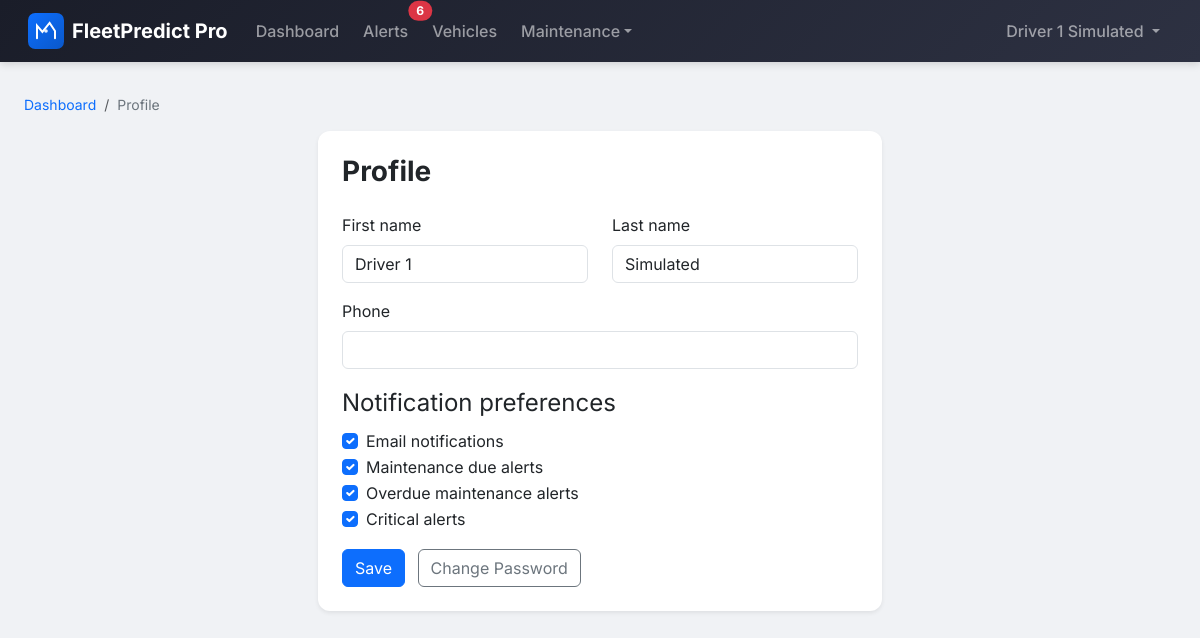
/profile/ (signed in), run on the app's committed database.
### apps/users/models.py (models this page shows, shortened)
class User(AbstractBaseUser, PermissionsMixin):
    class Role(models.TextChoices):
        ADMINISTRATOR = 'administrator', 'Administrator'
        FLEET_MANAGER = 'fleet_manager', 'Fleet Manager'
        MECHANIC = 'mechanic', 'Mechanic'
        DRIVER = 'driver', 'Driver'
    email = models.EmailField(unique=True)
    first_name = models.CharField(max_length=150)
    last_name = models.CharField(max_length=150)
    role = models.CharField(
        max_length=20,
        choices=Role.choices,
        default=Role.DRIVER
    )
    is_active = models.BooleanField(default=True)
    is_staff = models.BooleanField(default=False)
    date_joined = models.DateTimeField(default=timezone.now)
    last_login = models.DateTimeField(null=True, blank=True)
    objects = UserManager()
    USERNAME_FIELD = 'email'
    REQUIRED_FIELDS = ['first_name', 'last_name']
    class Meta:
        verbose_name = 'User'
        verbose_name_plural = 'Users'
        ordering = ['-date_joined']
    def get_full_name(self):
        return f'{self.first_name} {self.last_name}'.strip()
    @property
    def is_driver(self):
        return self.role == self.Role.DRIVER
    def can_manage_vehicles(self):
        return self.role in [self.Role.ADMINISTRATOR, self.Role.FLEET_MANAGER]
    def can_manage_maintenance(self):
        return self.role in [
            self.Role.ADMINISTRATOR,
            self.Role.FLEET_MANAGER,
            self.Role.MECHANIC
        ]
    def can_view_reports(self):
        return self.role in [self.Role.ADMINISTRATOR, self.Role.FLEET_MANAGER]
    def can_manage_platform(self):
        return self.role == self.Role.ADMINISTRATOR

### apps/users/views.py (the view, shortened to what this page needs)
# urls.py: path('profile/', views.ProfileView.as_view(), name='profile'),
class ProfileView(LoginRequiredMixin, UpdateView):
    model = UserProfile
    form_class = ProfileForm
    template_name = 'users/profile.html'
    success_url = reverse_lazy('users:profile')
    def get_object(self, queryset=None):
        profile, _ = UserProfile.objects.get_or_create(user=self.request.user)
        return profile
    def get_form_kwargs(self):
        kwargs = super().get_form_kwargs()
        kwargs['user'] = self.request.user
        return kwargs
    def get_form(self, form_class=None):
        form = super().get_form(form_class)
        form.fields['first_name'].initial = self.request.user.first_name
        form.fields['last_name'].initial = self.request.user.last_name
        return form

### fleetpredict/context_processors.py (called while the page is built)
def alerts_unread_count(request):
    out = {'alerts_unread_count': 0}
    if not getattr(request, 'user', None) or not request.user.is_authenticated:
        return out
    user = request.user
    vehicle_ids = Vehicle.objects.filter(is_deleted=False)
    if user.is_driver:
        vehicle_ids = vehicle_ids.filter(assigned_driver=user)
    vehicle_ids = list(vehicle_ids.values_list('id', flat=True))
    if not vehicle_ids:
        return out
    out['alerts_unread_count'] = VehicleAlert.objects.filter(
        vehicle_id__in=vehicle_ids,
        read_at__isnull=True,
    ).count()
    return out

### templates/users/profile.html (shortened to what this page needs)
{% extends "base.html" %}
{% block breadcrumb %}
<nav aria-label="breadcrumb" class="breadcrumb-fp">
  <ol class="breadcrumb mb-0">
    <li class="breadcrumb-item"><a href="{% url 'dashboard:index' %}">Dashboard</a></li>
    <li class="breadcrumb-item active" aria-current="page">Profile</li>
  </ol>
</nav>
{% endblock %}
{% block content %}
<div class="row justify-content-center">
  <div class="col-12 col-md-8 col-lg-6">
    <div class="card card-fp">
      <div class="card-body p-4">
        <h2 class="page-title mb-4">Profile</h2>
                <form method="post" action="" class="fp-validate">
                    <div class="row">
                        <div class="col-md-6 mb-3">
                            <label for="id_first_name" class="form-label">First name</label>
                            <input type="text" name="first_name" id="id_first_name" class="form-control"
                                   value="{{ form.first_name.value|default:'' }}">
                        </div>
                        <div class="col-md-6 mb-3">
                            <label for="id_last_name" class="form-label">Last name</label>
                            <input type="text" name="last_name" id="id_last_name" class="form-control"
                                   value="{{ form.last_name.value|default:'' }}">
                        </div>
                    </div>
                    <div class="mb-3">
                        <label for="id_phone" class="form-label">Phone</label>
                        <input type="text" name="phone" id="id_phone" class="form-control"
                               value="{{ form.phone.value|default:'' }}">
                    </div>
                    <fieldset class="mb-3">
                        <legend class="form-label">Notification preferences</legend>
                        <div class="form-check">
                            <input type="checkbox" name="email_enabled" id="id_email_enabled" class="form-check-input"
                                   {% if form.email_enabled.value %}checked{% endif %}>
                            <label for="id_email_enabled" class="form-check-label">Email notifications</label>
                        </div>
                        <div class="form-check">
                            <input type="checkbox" name="maintenance_due" id="id_maintenance_due" class="form-check-input"
                                   {% if form.maintenance_due.value %}checked{% endif %}>
                            <label for="id_maintenance_due" class="form-check-label">Maintenance due alerts</label>
                        </div>
                        <div class="form-check">
                            <input type="checkbox" name="maintenance_overdue" id="id_maintenance_overdue" class="form-check-input"
                                   {% if form.maintenance_overdue.value %}checked{% endif %}>
                            <label for="id_maintenance_overdue" class="form-check-label">Overdue maintenance alerts</label>
                        </div>
                        <div class="form-check">
                            <input type="checkbox" name="critical_alerts" id="id_critical_alerts" class="form-check-input"
                                   {% if form.critical_alerts.value %}checked{% endif %}>
                            <label for="id_critical_alerts" class="form-check-label">Critical alerts</label>
                        </div>
                    </fieldset>
                    <button type="submit" class="btn btn-primary">Save</button>
                    <a href="{% url 'users:password_change' %}" class="btn btn-outline-secondary ms-2">Change Password</a>
                </form>
            </div>
        </div>
    </div>
</div>
{% endblock %}

### templates/base.html (shortened to what this page needs)
{% load static %}
<!DOCTYPE html>
<html lang="en">
<head>
    <link href="https://cdn.jsdelivr.net/npm/bootstrap@5.3/dist/css/bootstrap.min.css" rel="stylesheet">
    <link rel="stylesheet" href="https://cdn.jsdelivr.net/npm/bootstrap-icons@1.11.3/font/bootstrap-icons.min.css">
    <link href="{% static 'css/styles.css' %}" rel="stylesheet">
</head>
<body>
    <nav class="navbar navbar-expand-lg navbar-dark navbar-fp">
        <div class="container-fluid">
            <a class="navbar-brand" href="{% url 'dashboard:index' %}">
                <img src="{% static 'img/logo.svg' %}" alt="" class="fp-logo"> <span>FleetPredict Pro</span>
            </a>
            <div class="collapse navbar-collapse" id="navbarNav">
                <ul class="navbar-nav me-auto">
                    {% if user.is_authenticated %}
                    <li class="nav-item">
                        <a class="nav-link {% if request.resolver_match.namespace == 'dashboard' and request.resolver_match.url_name == 'index' %}active{% endif %}" href="{% url 'dashboard:index' %}">Dashboard</a>
                    </li>
                    <li class="nav-item">
                        <a class="nav-link position-relative {% if request.resolver_match.url_name == 'alerts' %}active{% endif %}" href="{% url 'dashboard:alerts' %}">Alerts{% if alerts_unread_count %}<span class="position-absolute top-0 start-100 translate-middle badge rounded-pill bg-danger">{{ alerts_unread_count }}</span>{% endif %}</a>
                    </li>
                    {% if user.can_manage_vehicles %}
                    <li class="nav-item dropdown">
                        <a class="nav-link dropdown-toggle {% if request.resolver_match.namespace == 'vehicles' %}active{% endif %}" href="#" id="navFleet" role="button" data-bs-toggle="dropdown" aria-expanded="false">Fleet</a>
                        <ul class="dropdown-menu" aria-labelledby="navFleet">
                            <li><a class="dropdown-item" href="{% url 'vehicles:vehicle_list' %}">Vehicles</a></li>
                            <li><a class="dropdown-item" href="{% url 'vehicles:compliance_list' %}">Compliance</a></li>
                        </ul>
                    </li>
                    {% else %}
                    <li class="nav-item">
                        <a class="nav-link {% if request.resolver_match.namespace == 'vehicles' %}active{% endif %}" href="{% url 'vehicles:vehicle_list' %}">Vehicles</a>
                    </li>
                    {% endif %}
                    <li class="nav-item dropdown">
                        <a class="nav-link dropdown-toggle " href="#" id="navMaintenance" role="button" data-bs-toggle="dropdown" aria-expanded="false">Maintenance</a>
                    </li>
                    {% endif %}
                </ul>
                <ul class="navbar-nav">
                    {% if user.is_authenticated %}
                    <li class="nav-item dropdown">
                        <a class="nav-link dropdown-toggle" href="#" id="userDropdown" role="button" data-bs-toggle="dropdown" aria-expanded="false">
                            {{ user.get_full_name|default:user.email }}
                        </a>
                    </li>
                    {% endif %}
                </ul>
            </div>
        </div>
    </nav>
    <main class="container-fluid" id="main-content">
        {% block breadcrumb %}{% endblock %}
        {% block content %}{% endblock %}
    </main>
</body>
</html>

### static/css/styles.css (style rules this page uses)
:root { --fp-primary: #0d6efd; --fp-primary-dark: #0a58ca; --fp-secondary: #6c757d; --fp-success: #198754; --fp-warning: #ffc107; --fp-danger: #dc3545; --fp-info: #0dcaf0; --fp-light: #f8f9fa; --fp-dark: #212529; --fp-body-bg: #f0f2f5; --fp-card-shadow: 0 0.125rem 0.25rem rgba(0, 0, 0, 0.075); --fp-card-shadow-hover: 0 0.5rem 1rem rgba(0, 0, 0, 0.1); --fp-navbar: linear-gradient(135deg, #1a1d29 0%, #2d3142 100%); --fp-radius: 0.5rem; --fp-radius-lg: 0.75rem; --fp-sidebar-width: 16rem; --fp-spacing-xs: 0.25rem; --fp-spacing-sm: 0.5rem; --fp-spacing-md: 1rem; --fp-spacing-lg: 1.5rem; --fp-spacing-xl: 2rem; --fp-text-xs: 0.75rem; --fp-text-sm: 0.875rem; --fp-text-base: 1rem; --fp-text-lg: 1.125rem; --fp-text-xl: 1.25rem; --fp-focus-ring: 0 0 0 0.2rem rgba(13, 110, 253, 0.4); }
* { box-sizing: border-box; }
body { background: var(--fp-body-bg); color: var(--fp-dark); font-family: "Inter", -apple-system, BlinkMacSystemFont, "Segoe UI", Roboto, sans-serif; min-height: 100vh; line-height: 1.5; }
.navbar-fp { background: var(--fp-navbar) !important; box-shadow: 0 2px 8px rgba(0, 0, 0, 0.15); padding: 0.5rem 1rem; }
.navbar-fp .navbar-brand { font-weight: 700; font-size: 1.25rem; display: flex; align-items: center; gap: 0.5rem; color: #fff !important; }
.navbar-fp .nav-link { font-weight: 500; padding: 0.5rem 0.75rem !important; border-radius: var(--fp-radius); transition: background 0.2s; }
.fp-logo { width: 36px; height: 36px; flex-shrink: 0; }
main.container-fluid { max-width: 1400px; margin-left: auto; margin-right: auto; padding: 1.5rem 1rem; }
@media (min-width: 768px) { main.container-fluid { padding: 2rem 1.5rem; } }
.card-fp { background: #fff; border: none; border-radius: var(--fp-radius-lg); box-shadow: var(--fp-card-shadow); transition: box-shadow 0.2s, transform 0.2s; overflow: hidden; }
.card-fp .card-body { padding: 1.25rem; }
.page-title { font-weight: 700; color: var(--fp-dark); margin-bottom: 1.5rem; font-size: 1.5rem; }
@media (min-width: 768px) { .page-title { font-size: 1.75rem; } }
.breadcrumb-fp { font-size: var(--fp-text-sm); margin-bottom: var(--fp-spacing-md); }
.breadcrumb-fp .breadcrumb-item a { color: var(--fp-primary); text-decoration: none; }
.breadcrumb-fp .breadcrumb-item.active { color: var(--fp-secondary); }

### data on the page
User: get_full_name "Driver 1 Simulated", first_name "Driver 1", last_name "Simulated"

### other printed values
{{ alerts_unread_count }} "6"
